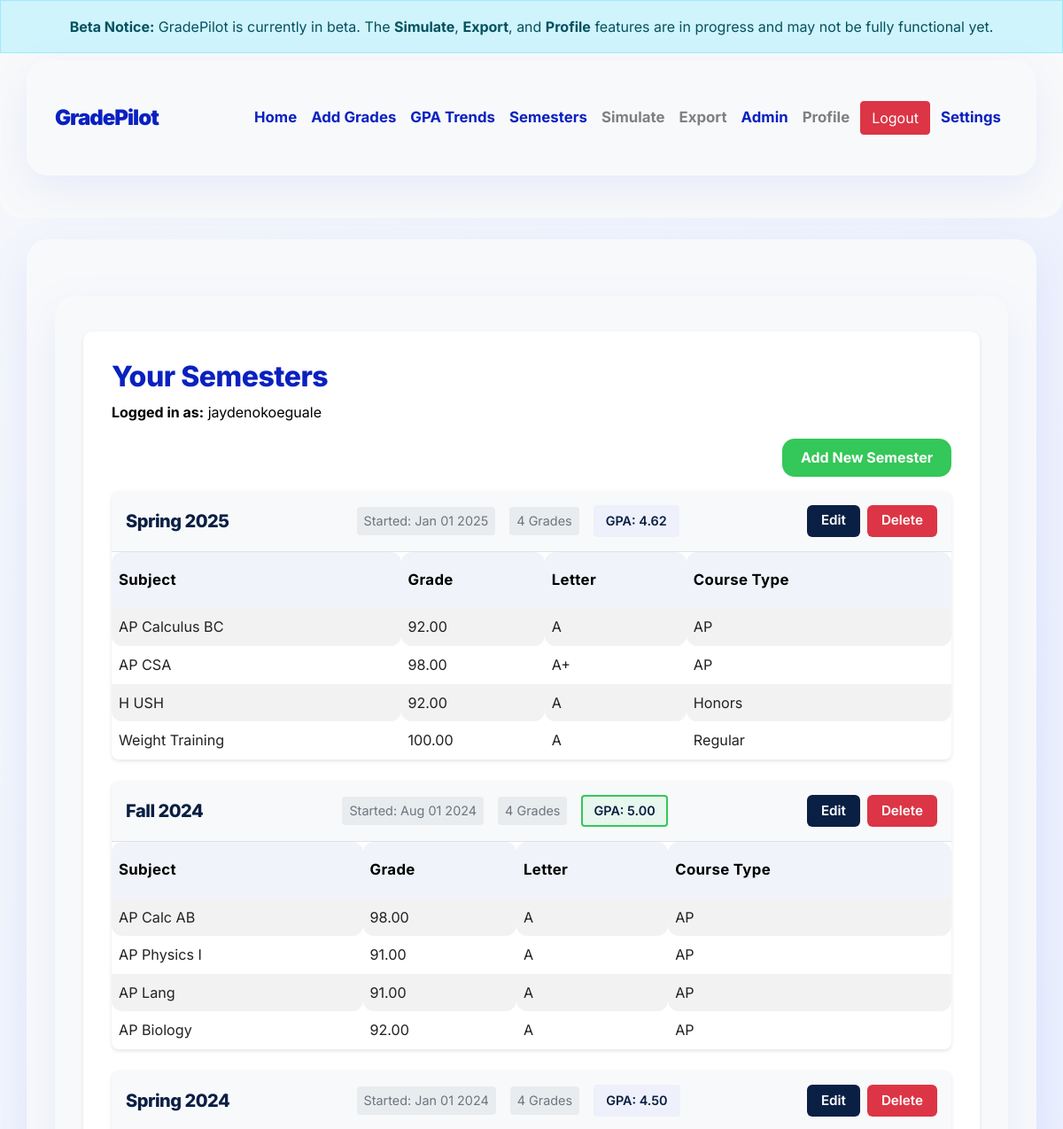
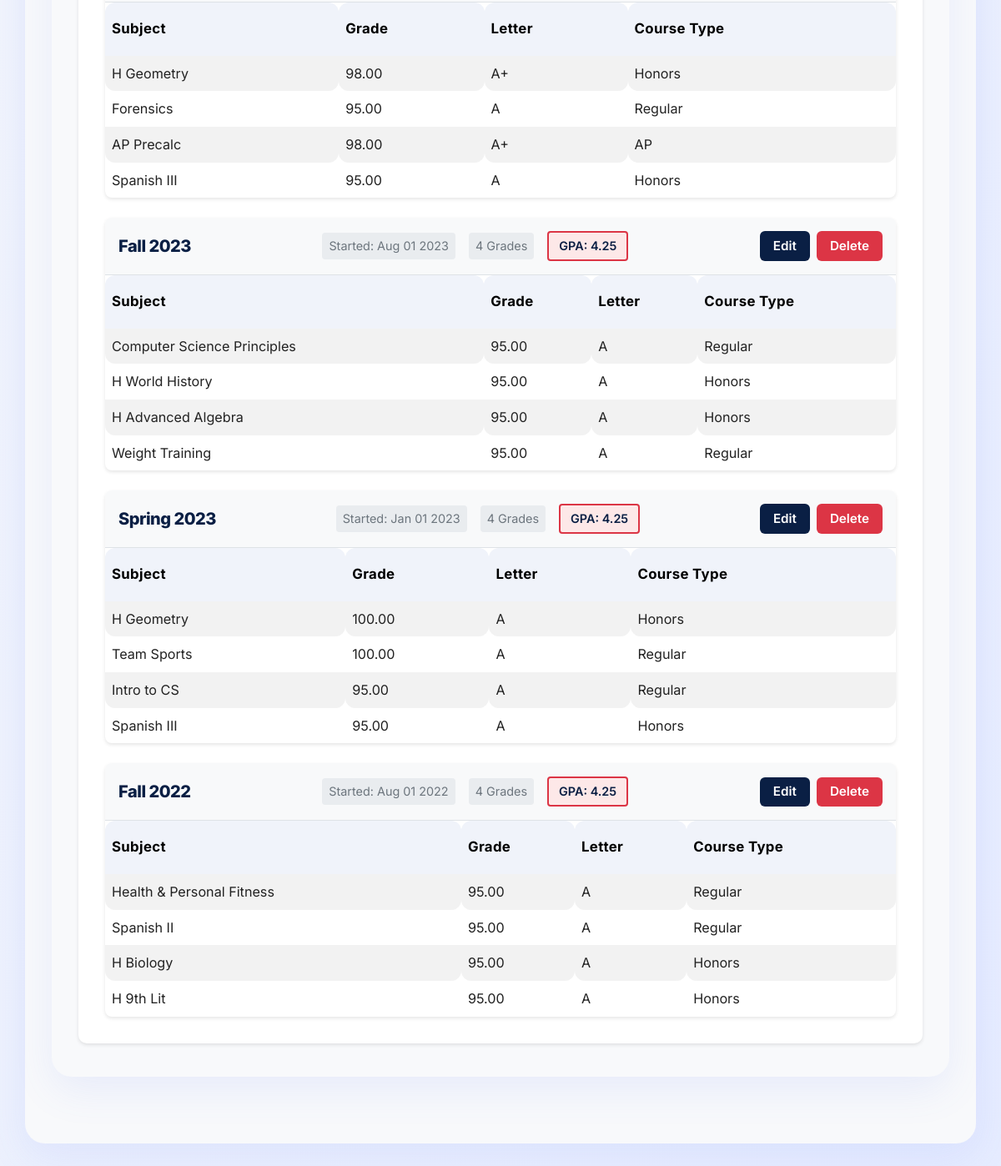
The page /semesters (signed in) on the database its author committed (2 pictures, top to bottom).
### app/models.py (models this page shows, shortened)
class User(db.Model, UserMixin):
    id = db.Column(db.Integer, primary_key=True)
    username = db.Column(db.String(150), unique=True, nullable=False)
    password_hash = db.Column(db.String(256), nullable=False)
    gpa_scale = db.Column(db.String(20), default='standard')  # 'standard', 'weighted_5', 'weighted_6', 'percentage', 'custom'
    grade_format = db.Column(db.String(20), default='simple')  # 'plus_minus' or 'simple'
    use_credit_hours = db.Column(db.Boolean, default=False)  # New field for credit hours toggle
    a_plus = db.Column(db.Float, default=4.0)
    a = db.Column(db.Float, default=4.0)
    a_minus = db.Column(db.Float, default=3.7)
    b_plus = db.Column(db.Float, default=3.3)
    b = db.Column(db.Float, default=3.0)
    b_minus = db.Column(db.Float, default=2.7)
    c_plus = db.Column(db.Float, default=2.3)
    c = db.Column(db.Float, default=2.0)
    c_minus = db.Column(db.Float, default=1.7)
    d_plus = db.Column(db.Float, default=1.3)
    d = db.Column(db.Float, default=1.0)
    d_minus = db.Column(db.Float, default=0.7)
    f = db.Column(db.Float, default=0.0)
    weight_regular = db.Column(db.Float, default=0.0)
    weight_honors = db.Column(db.Float, default=0.5)
    weight_ap = db.Column(db.Float, default=1.0)
    weight_ib = db.Column(db.Float, default=1.0)
    weight_de = db.Column(db.Float, default=1.0)
    gpa_cap = db.Column(db.Float, nullable=True)
    settings = db.relationship('UserSettings', uselist=False, backref='user', cascade="all, delete")
    first_login = db.Column(db.Boolean, default=True)
    is_admin = db.Column(db.Boolean, default=False)
    last_seen = db.Column(db.DateTime, default=datetime.utcnow)
    is_online = db.Column(db.Boolean, default=False)
    activities = db.relationship('UserActivity', backref='user', lazy=True)
    def get_course_weight(self, course_type):
        return {
            "Regular": self.weight_regular,
            "Honors": self.weight_honors,
            "AP": self.weight_ap,
            "IB": self.weight_ib,
            "DE": self.weight_de
        }.get(course_type, 0.0)
    def get_gpa_cap(self):
        return self.gpa_cap
    def update_activity(self, action, ip_address=None, user_agent=None, details=None):
        activity = UserActivity(
            user_id=self.id,
            action=action,
            ip_address=ip_address,
            user_agent=user_agent,
            details=details
        )
        db.session.add(activity)
        self.last_seen = datetime.utcnow()
        self.is_online = True
        db.session.commit()

class Semester(db.Model):
    id = db.Column(db.Integer, primary_key=True)
    name = db.Column(db.String(32), nullable=False)
    start_date = db.Column(db.Date, nullable=False)
    user_id = db.Column(db.Integer, db.ForeignKey('user.id'), nullable=False)
    grades = db.relationship('Grade', backref='semester', lazy=True)

class Grade(db.Model):
    id = db.Column(db.Integer, primary_key=True)
    subject = db.Column(db.String(100), nullable=False)
    grade = db.Column(db.Float, nullable=False)  # Numeric grade (optional)
    letter = db.Column(db.String(2), nullable=False)  # A, B+, C-, etc.
    course_type = db.Column(db.String(20), default='Regular')  # Regular, Honors, AP
    date = db.Column(db.Date, nullable=True)
    user_id = db.Column(db.Integer, db.ForeignKey('user.id'), nullable=False)
    semester_id = db.Column(db.Integer, db.ForeignKey('semester.id'), nullable=True)
    credit_hours = db.Column(db.Float, default=1.0)  # New field for credit hours

### app/routes.py (the view)
@main.route('/semesters')
@login_required
def semesters():
    semesters = Semester.query.filter_by(user_id=current_user.id).order_by(Semester.start_date.desc()).all()
    form = DeleteForm()
    return render_template(
        'semester.html',
        semesters=semesters,
        request=request,
        calculate_gpa=calculate_gpa,  # Pass the calculate_gpa function to the template
        form=form  # Pass the form to the template
    )

### app/__init__.py (called while the page is built)
def is_admin():
    return current_user.is_authenticated and current_user.username in ADMIN_USERNAMES

### app/routes.py (called while the page is built)
@main.before_request
def track_activity():
    if current_user.is_authenticated:
        current_user.update_activity(
            action=request.endpoint,
            ip_address=request.remote_addr,
            user_agent=request.user_agent.string,
            details={'path': request.path}
        )

### app/templates/semester.html (shortened to what this page needs)
{% extends 'layout.html' %}
{% block content %}
<div class="container mt-4">
    <div class="grades-list">
        <h2>Your Semesters</h2>
        <p><strong>Logged in as:</strong> {{ current_user.username }}</p>
        <div class="text-end mb-3">
            <a href="{{ url_for('main.add_semester') }}" class="btn btn-green">Add New Semester</a>
        </div>
        {% if semesters %}
            {% set semester_gpas = [] %}
            {% for semester in semesters %}
                {% if semester.grades %}
                    {% set gpa = calculate_gpa(semester.grades) %}
                    {% set _ = semester_gpas.append((semester.id, gpa)) %}
                {% endif %}
            {% endfor %}
            {% if semester_gpas %}
                {% set max_gpa = semester_gpas|map(attribute=1)|max %}
                {% set min_gpa = semester_gpas|map(attribute=1)|min %}
                {% set max_gpa_ids = [] %}
                {% set min_gpa_ids = [] %}
                {% for id, gpa in semester_gpas %}
                    {% if gpa == max_gpa %}
                        {% set _ = max_gpa_ids.append(id) %}
                    {% endif %}
                    {% if gpa == min_gpa %}
                        {% set _ = min_gpa_ids.append(id) %}
                    {% endif %}
                {% endfor %}
            {% endif %}
            <div class="semesters-container">
                {% for semester in semesters %}
                <div class="semester-card">
                    <div class="semester-header">
                        <h3>{{ semester.name }}</h3>
                        <div class="semester-info">
                            <span class="date">Started: {{ semester.start_date.strftime('%b %d %Y') if semester.start_date else 'No date' }}</span>
                            <span class="grade-count">{{ semester.grades|length }} Grades</span>
                            {% if semester.grades %}
                            <span class="gpa-display {% if semester.id in max_gpa_ids %}highest-gpa{% elif semester.id in min_gpa_ids %}lowest-gpa{% endif %}">
                                GPA: {{ "%.2f"|format(calculate_gpa(semester.grades)) }}
                            </span>
                            {% endif %}
                        </div>
                        <div class="semester-actions">
                            <a href="{{ url_for('main.edit_semester', semester_id=semester.id) }}" class="btn btn-edit">Edit</a>
                            <form method="POST" action="{{ url_for('main.delete_semester', semester_id=semester.id) }}" style="display:inline;">
                                <button type="submit" class="btn btn-delete" onclick="return confirm('Are you sure you want to delete this semester? This will also delete all grades in this semester.');">Delete</button>
                            </form>
                        </div>
                    </div>
                    {% if semester.grades %}
                    <div class="grades-scroll-container">
                        <table class="table table-striped grades-table">
                            <thead>
                                <tr>
                                    <th><a href="#" class="sort-link" data-sort="subject">Subject</a></th>
                                    <th><a href="#" class="sort-link" data-sort="grade">Grade</a></th>
                                    <th><a href="#" class="sort-link" data-sort="letter">Letter</a></th>
                                    <th><a href="#" class="sort-link" data-sort="type">Course Type</a></th>
                                </tr>
                            </thead>
                            <tbody>
                                {% for grade in semester.grades %}
                                <tr>
                                    <td data-key="subject">{{ grade.subject }}</td>
                                    <td data-key="grade">{{ "%.2f"|format(grade.grade) }}</td>
                                    <td data-key="letter">{{ grade.letter }}</td>
                                    <td data-key="type">{{ grade.course_type }}</td>
                                </tr>
                                {% endfor %}
                            </tbody>
                        </table>
                    </div>
                    {% else %}
                    <div class="no-grades">
                        <p>No grades in this semester yet.</p>
                    </div>
                    {% endif %}
                </div>
                {% endfor %}
            </div>
        {% else %}
            <p class="text-center">No semesters found. Click "Add New Semester" to create one.</p>
        {% endif %}
    </div>
</div>
{% endblock %}

### app/templates/layout.html (shortened to what this page needs)
<!DOCTYPE html>
<html lang="en">
<head>
    <link href="https://cdn.jsdelivr.net/npm/bootstrap@5.3.0/dist/css/bootstrap.min.css" rel="stylesheet" />
    <link rel="stylesheet" href="{{ url_for('static', filename='css/main.css') }}" />
</head>
<body>
    <div class="alert alert-info text-center mb-0" role="alert" style="border-radius:0;">
        <strong>Beta Notice:</strong> GradePilot is currently in beta. The <b>Simulate</b>, <b>Export</b>, and <b>Profile</b> features are in progress and may not be fully functional yet.
    </div>
    <nav class="navbar navbar-expand-lg navbar-light bg-light sticky-top navbar-visible">
        <div class="container">
            <a class="navbar-brand" href="{{ url_for('main.index') }}">GradePilot</a>
            <div class="collapse navbar-collapse" id="navbarNav">
                <ul class="navbar-nav ms-auto align-items-center">
                    <li class="nav-item"><a class="nav-link" href="{{ url_for('main.index') }}">Home</a></li>
                    <li class="nav-item"><a class="nav-link" href="{{ url_for('main.add_grade') }}">Add Grades</a></li>
                    <li class="nav-item"><a class="nav-link" href="{{ url_for('main.trends') }}">GPA Trends</a></li>
                    <li class="nav-item"><a class="nav-link" href="{{ url_for('main.semesters') }}">Semesters</a></li>
                    <li class="nav-item">
                        <div class="tooltip-hover-wrapper">
                            <a class="nav-link disabled-nav-link" href="#">Simulate</a>
                        </div>
                    </li>
                    <li class="nav-item">
                        <div class="tooltip-hover-wrapper">
                            <a class="nav-link disabled-nav-link" href="#">Export</a>
                        </div>
                    </li>
                    {% if current_user.is_authenticated %}
                        {% if current_user.username == "jaydenokoeguale" %}
                        <li class="nav-item">
                            <a class="nav-link" href="{{ url_for('main.admin_dashboard') }}">Admin</a>
                        </li>
                        {% endif %}
                        <li class="nav-item">
                            <div class="tooltip-hover-wrapper">
                                <a class="nav-link disabled-nav-link" href="#">Profile</a>
                            </div>
                        </li>
                        <li class="nav-item">
                            <a class="nav-btn nav-btn-danger" href="{{ url_for('main.logout') }}">Logout</a>
                        </li>
                        <li class="nav-item">
                            <a class="nav-link" href="{{ url_for('main.settings') }}">Settings</a>
                        </li>
                    {% endif %}
                </ul>
            </div>
        </div>
    </nav>
    <div class="container mt-4">
        {% block content %}{% endblock %}
    </div>
</body>
</html>

### app/static/css/main.css (style rules this page uses)
:root { --accent: #5B75F5; --accent-light: #E6ECFF; --accent-dark: #0A21C0; --success: #34C759; --danger: #FF3B30; --gray-bg: #F5F7FB; --gray-card: #F8F9FB; --shadow-xl: 0 16px 48px rgba(91, 117, 245, 0.10); }
body { background: linear-gradient(120deg, #f5f7fb 0%, #e6ecff 100%); color: var(--text-dark); font-family: 'Inter', -apple-system, BlinkMacSystemFont, 'Segoe UI', Roboto, sans-serif; margin: 0; padding: 0; line-height: 1.65; font-size: 16px; -webkit-font-smoothing: antialiased; text-rendering: optimizeLegibility; overflow-x: hidden; }
.container, .content-section { background: var(--gray-card); box-shadow: var(--shadow-xl); border-radius: 24px; padding: 2.5rem 2rem; margin-bottom: 2.5rem; }
.card, .grades-table tbody tr { border-radius: 18px; box-shadow: var(--shadow-md); background: #fff; transition: box-shadow 0.2s, transform 0.2s; }
h1, h2, h3, h4 { font-family: 'Inter', -apple-system, BlinkMacSystemFont, 'Segoe UI', Roboto, sans-serif; font-weight: 800; color: var(--accent-dark); letter-spacing: -0.5px; }
.btn-edit { background: var(--accent); color: #fff; border-radius: 12px; font-weight: 600; padding: 0.5rem 1.1rem; transition: background 0.2s, box-shadow 0.2s; }
.btn-delete { background: var(--danger); color: #fff; border-radius: 12px; font-weight: 600; padding: 0.5rem 1.1rem; transition: background 0.2s, box-shadow 0.2s; }
.grades-table thead th { background: #f0f3fa; color: var(--accent-dark); font-weight: 800; font-size: 1.05rem; border-radius: 12px 12px 0 0; letter-spacing: 0.02em; border-bottom: none; padding-top: 18px; padding-bottom: 18px; }
.grades-table tbody td { font-size: 1.01rem; color: #222; background: #fff; border: none; border-radius: 0 0 12px 12px; }
.navbar { border-radius: 0 0 24px 24px; box-shadow: var(--shadow-md); background: #fff; }
.navbar .navbar-brand { font-size: 1.5rem; font-weight: 900; color: var(--accent-dark); letter-spacing: -1px; }
.navbar .nav-link { color: var(--accent-dark); font-weight: 700; font-size: 1.05rem; border-radius: 10px; padding: 0.5rem 1rem; transition: background 0.2s, color 0.2s; }

### app/templates/layout.html (style rules this page uses)
.disabled-nav-link { pointer-events: none; color: gray !important; cursor: not-allowed; }
.tooltip-hover-wrapper { position: relative; display: inline-block; }
.nav-btn { padding: 0.375rem 0.75rem; font-size: 1rem; line-height: 1.5; border-radius: 0.25rem; text-decoration: none; display: inline-block; text-align: center; vertical-align: middle; cursor: pointer; transition: all 0.15s ease-in-out; margin: 0 0.25rem; }
.nav-btn-danger { color: #fff; background-color: #dc3545; border: 1px solid #dc3545; }
.navbar-nav .nav-link { cursor: pointer; position: relative; z-index: 1000; }
.btn { position: relative; z-index: 1000; }
.navbar { transition: transform 0.3s ease-in-out; }
.navbar.navbar-visible { transform: translateY(0); }

### rows shown on the page
User: username "jaydenokoeguale", gpa_scale+grade_format+gpa_cap "4.62", gpa_scale+grade_format+gpa_cap "5.00", gpa_scale+grade_format+gpa_cap "4.50", gpa_scale+grade_format+gpa_cap "4.25"
Semester: name "Spring 2025", start_date "Jan 01 2025", grades|length "4"
Grade: subject "AP Calculus BC", grade "92.00", letter "A", course_type "AP"
Grade: subject "AP CSA", grade "98.00", letter "A+", course_type "AP"
Grade: subject "H USH", grade "92.00", letter "A", course_type "Honors"
Grade: subject "Weight Training", grade "100.00", letter "A", course_type "Regular"
Semester: name "Fall 2024", start_date "Aug 01 2024", grades|length "4"
Grade: subject "AP Calc AB", grade "98.00", letter "A", course_type "AP"
Grade: subject "AP Physics I", grade "91.00", letter "A", course_type "AP"
Grade: subject "AP Lang", grade "91.00", letter "A", course_type "AP"
Grade: subject "AP Biology", grade "92.00", letter "A", course_type "AP"
Semester: name "Spring 2024", start_date "Jan 01 2024", grades|length "4"
Grade: subject "H Geometry", grade "98.00", letter "A+", course_type "Honors"
Grade: subject "Forensics", grade "95.00", letter "A", course_type "Regular"
Grade: subject "AP Precalc", grade "98.00", letter "A+", course_type "AP"
Grade: subject "Spanish III", grade "95.00", letter "A", course_type "Honors"
Semester: name "Fall 2023", start_date "Aug 01 2023", grades|length "4"
Grade: subject "Computer Science Principles", grade "95.00", letter "A", course_type "Regular"
Grade: subject "H World History", grade "95.00", letter "A", course_type "Honors"
Grade: subject "H Advanced Algebra", grade "95.00", letter "A", course_type "Honors"
Grade: subject "Weight Training", grade "95.00", letter "A", course_type "Regular"
Semester: name "Spring 2023", start_date "Jan 01 2023", grades|length "4"
Grade: subject "H Geometry", grade "100.00", letter "A", course_type "Honors"
Grade: subject "Team Sports", grade "100.00", letter "A", course_type "Regular"
Grade: subject "Intro to CS", grade "95.00", letter "A", course_type "Regular"
Grade: subject "Spanish III", grade "95.00", letter "A", course_type "Honors"
Semester: name "Fall 2022", start_date "Aug 01 2022", grades|length "4"
Grade: subject "Health & Personal Fitness", grade "95.00", letter "A", course_type "Regular"
Grade: subject "Spanish II", grade "95.00", letter "A", course_type "Regular"
Grade: subject "H Biology", grade "95.00", letter "A", course_type "Honors"
Grade: subject "H 9th Lit", grade "95.00", letter "A", course_type "Honors"
